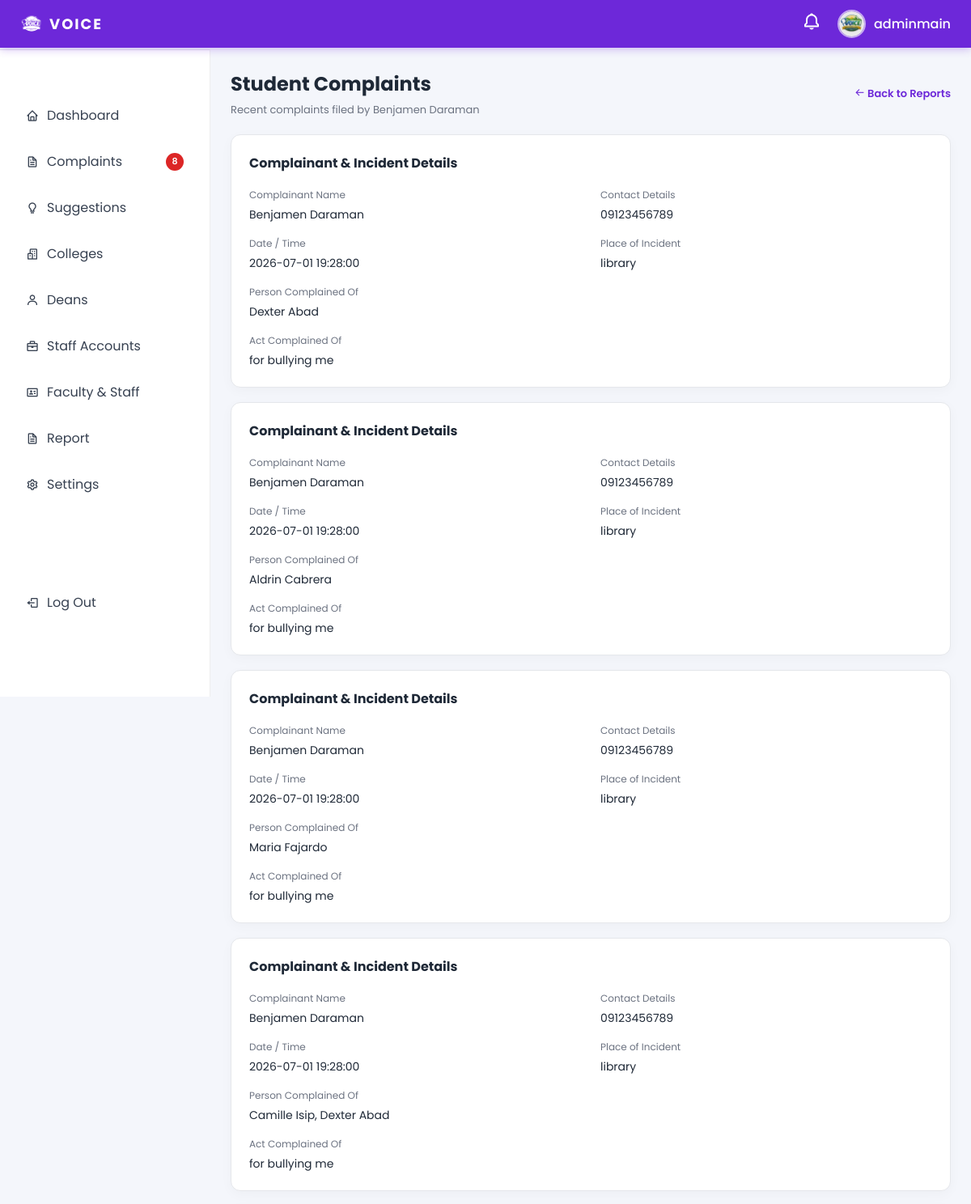
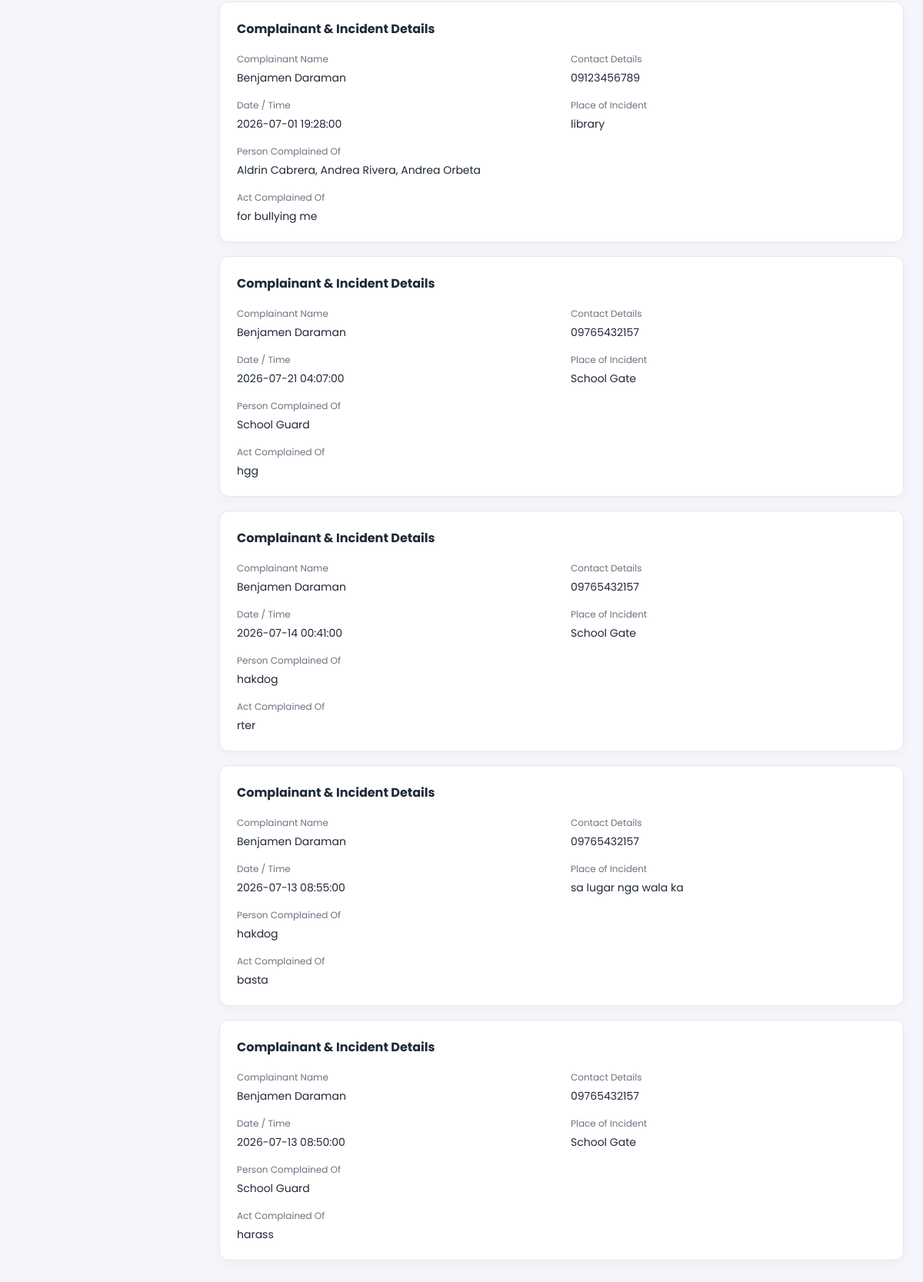
Screenshot of /Ui-main/admin/admin_reported_complaints.php?student_id=2&view=complaints (signed in) with the database file from the repository (2 pictures, top to bottom).
### tables this page shows
CREATE TABLE `admin_profiles` (
  `id` int(11) NOT NULL,
  `user_id` int(11) NOT NULL,
  `name` varchar(100) NOT NULL,
  `created_at` timestamp NOT NULL DEFAULT current_timestamp()
);

CREATE TABLE `users` (
  `id` int(11) NOT NULL,
  `username` varchar(50) NOT NULL,
  `email` varchar(100) NOT NULL,
  `password` varchar(255) NOT NULL,
  `role` enum('admin','dean','student','staff') NOT NULL,
  `profile_pic` varchar(255) DEFAULT NULL,
  `is_active` tinyint(1) DEFAULT 1,
  `created_at` timestamp NOT NULL DEFAULT current_timestamp(),
  `reset_token_hash` varchar(64) DEFAULT NULL,
  `reset_token_expires_at` datetime DEFAULT NULL,
  `reset_code` varchar(255) DEFAULT NULL,
  `reset_expiry` datetime DEFAULT NULL
);

CREATE TABLE `student_profiles` (
  `id` int(11) NOT NULL,
  `user_id` int(11) NOT NULL,
  `student_number` varchar(20) NOT NULL,
  `first_name` varchar(50) NOT NULL,
  `last_name` varchar(50) NOT NULL,
  `middle_name` varchar(50) DEFAULT NULL,
  `gender` enum('male','female','other') DEFAULT NULL,
  `contact_number` varchar(20) DEFAULT NULL,
  `college_id` int(11) DEFAULT NULL,
  `year_level` tinyint(4) DEFAULT NULL,
  `section` varchar(10) DEFAULT NULL,
  `school_year` varchar(20) DEFAULT NULL,
  `id_document` varchar(255) DEFAULT NULL,
  `status` enum('pending','active','inactive') DEFAULT 'pending',
  `created_at` timestamp NOT NULL DEFAULT current_timestamp(),
  `program_id` int(11) DEFAULT NULL,
  `complaint_count` int(11) NOT NULL DEFAULT 0
);

CREATE TABLE `complaints` (
  `id` int(11) NOT NULL,
  `ticket_no` varchar(20) DEFAULT NULL,
  `student_id` int(11) DEFAULT NULL,
  `complainant_name` varchar(100) NOT NULL,
  `complainant_address` text NOT NULL,
  `complainant_sex` enum('male','female','other') DEFAULT NULL,
  `complainant_age` int(3) DEFAULT NULL,
  `complainant_civil_status` varchar(50) DEFAULT NULL,
  `complainant_contact_details` varchar(255) DEFAULT NULL,
  `person_complained_of` varchar(100) NOT NULL,
  `date_of_incident` date NOT NULL,
  `time_of_incident` time DEFAULT NULL,
  `place_of_incident` varchar(255) NOT NULL,
  `act_complained_of` text NOT NULL,
  `narrative_report` longtext NOT NULL,
  `college_id` int(11) DEFAULT NULL,
  `category_id` int(11) DEFAULT NULL,
  `proof_of_complaint` text DEFAULT NULL,
  `attachments` varchar(255) DEFAULT NULL,
  `desired_outcome` text DEFAULT NULL,
  `terms_agreement_accepted` tinyint(1) DEFAULT 1,
  `signature` varchar(255) DEFAULT NULL,
  `status` enum('new','pending','under_review','resolved','closed') DEFAULT 'new',
  `is_anonymous` tinyint(1) DEFAULT 0,
  `approval_status` varchar(50) DEFAULT 'pending',
  `admin_id` int(11) DEFAULT NULL,
  `admin_notes` text DEFAULT NULL,
  `admin_reviewed_at` timestamp NULL DEFAULT NULL,
  `created_at` timestamp NOT NULL DEFAULT current_timestamp(),
  `school_year` varchar(9) DEFAULT NULL,
  `semester` enum('1','2') DEFAULT NULL,
  `updated_at` timestamp NOT NULL DEFAULT current_timestamp() ON UPDATE current_timestamp(),
  `is_escalated` tinyint(1) DEFAULT 0,
  `visibility_status` varchar(50) DEFAULT 'private' COMMENT 'private, public'
);

### Ui-main/admin/admin_reported_complaints.php (the view, shortened to what this page needs)
<?php
require_once __DIR__ . '/../db_connection.php';
function e(string $value): string
{
    return htmlspecialchars($value, ENT_QUOTES, 'UTF-8');
}
$studentId = (int)($_GET['student_id'] ?? 0);
$view = (string)($_GET['view'] ?? 'reported');
$view = $view === 'complaints' ? 'complaints' : 'reported';
$complaints = [];
$studentName = 'Reported student';
$loadError = '';
try {
    $studentStmt = $pdo->prepare('SELECT first_name, last_name FROM student_profiles WHERE id = :student_id LIMIT 1');
    $studentStmt->execute([':student_id' => $studentId]);
    $student = $studentStmt->fetch(PDO::FETCH_ASSOC);
    $studentName = trim((string)$student['first_name'] . ' ' . (string)$student['last_name']) ?: $studentName;
    $sql = 'SELECT c.id, c.ticket_no, c.complainant_name, c.complainant_contact_details,
                   c.date_of_incident, c.time_of_incident, c.place_of_incident,
                   c.person_complained_of, c.act_complained_of, c.created_at
            FROM complaints c';
    if ($view === 'reported') {
        $sql .= ' INNER JOIN complaint_student_links csl ON csl.complaint_id = c.id
                  WHERE csl.student_id = :student_id';
    } else {
        $sql .= ' WHERE c.student_id = :student_id';
    }
    $sql .= ' ORDER BY c.created_at DESC, c.id DESC';
    $stmt = $pdo->prepare($sql);
    $stmt->execute([':student_id' => $studentId]);
    $complaints = $stmt->fetchAll(PDO::FETCH_ASSOC);
} catch (Throwable $e) {
    $loadError = $e->getMessage();
}
?>
<!DOCTYPE html>
<html lang="en">
<head>
<link href='https://unpkg.com/boxicons@2.1.4/css/boxicons.min.css' rel='stylesheet'>
</head>
<body>
<?php include 'admin_topbar.php'; ?>
<?php include 'admin_sidebar.php'; ?>
<div class="main"><div class="shell">
    <div class="header">
        <div>
            <h1><?php echo $view === 'complaints' ? 'Student Complaints' : 'Reported Complaints'; ?></h1>
            <p class="subtitle"><?php echo $view === 'complaints' ? 'Recent complaints filed by ' : 'Complaints involving '; ?><?php echo e($studentName); ?></p>
        </div>
        <a class="back" href="javascript:history.back()"><i class='bx bx-arrow-back'></i> Back to Reports</a>
    </div>
    <?php if ($loadError !== ''): ?>
        <div class="card error"><?php echo e($loadError); ?></div>
    <?php elseif (count($complaints) === 0): ?>
        <div class="card empty">No complaint details were found for this student.</div>
    <?php else: ?>
        <?php foreach ($complaints as $complaint): ?>
            <section class="card">
                <div class="ticket-title">
                    <span>Complainant &amp; Incident Details</span>
                </div>
                <div class="detail-grid">
                    <div class="detail"><label>Complainant Name</label><p><?php echo e((string)$complaint['complainant_name']); ?></p></div>
                    <div class="detail"><label>Contact Details</label><p><?php echo e((string)$complaint['complainant_contact_details']); ?></p></div>
                    <div class="detail"><label>Date / Time</label><p><?php echo e(trim((string)$complaint['date_of_incident'] . ' ' . (string)$complaint['time_of_incident'])); ?></p></div>
                    <div class="detail"><label>Place of Incident</label><p><?php echo e((string)$complaint['place_of_incident']); ?></p></div>
                    <div class="detail full"><label>Person Complained Of</label><p><?php echo e((string)$complaint['person_complained_of']); ?></p></div>
                    <div class="detail full"><label>Act Complained Of</label><p><?php echo e((string)$complaint['act_complained_of']); ?></p></div>
                </div>
            </section>
        <?php endforeach; ?>
    <?php endif; ?>
</div></div>
</body>
</html>

### Ui-main/admin/admin_topbar.php (shortened to what this page needs)
<?php
require_once __DIR__ . '/../db_connection.php';
    ?>
    <?php
$topbarDisplayName = (string)($_SESSION['full_name'] ?? $_SESSION['username'] ?? 'Admin');
$topbarProfilePic = '../assets/images/default-avatar.svg';
if (isset($_SESSION['user_id'])) {
    try {
        $profileStmt = $pdo->prepare(
            'SELECT u.username, u.profile_pic, ap.name
             FROM users u
             LEFT JOIN admin_profiles ap ON ap.user_id = u.id
             WHERE u.id = :user_id
             LIMIT 1'
        );
        $profileStmt->execute([':user_id' => (int)$_SESSION['user_id']]);
        $profileRow = $profileStmt->fetch(PDO::FETCH_ASSOC);
        if ($profileRow) {
            $resolvedName = trim((string)($profileRow['name'] ?? ''));
            $topbarDisplayName = $resolvedName;
            $storedPic = trim((string)($profileRow['profile_pic'] ?? ''));
            if ($storedPic !== '') {
                $topbarProfilePic = '../' . ltrim($storedPic, '/');
            }
        }
    } catch (PDOException $e) {
        $topbarNotifications = [];
        $topbarUnreadCount = 0;
    }
}
?>
<link href='https://unpkg.com/boxicons@2.1.4/css/boxicons.min.css' rel='stylesheet'>
<div class="topbar">
    <a class="topbar-logo" href="admindashboard.php">
        <img src="../assets/images/logo.PNG" alt="Logo">
        <span>VOICE</span>
    </a>
    <div class="topbar-right">
        <div class="topbar-bell" id="bellIcon">
            <i class='bx bx-bell'></i>
        </div>
        <div class="profile-container" id="profileIcon">
            <img class="profile-pic" src="<?php echo htmlspecialchars($topbarProfilePic, ENT_QUOTES, 'UTF-8'); ?>" alt="profile">
            <span><?php echo htmlspecialchars($topbarDisplayName, ENT_QUOTES, 'UTF-8'); ?></span>
        </div>
    </div>
</div>

### Ui-main/admin/admin_reported_complaints.php (style rules this page uses)
* { box-sizing: border-box; font-family: 'Poppins', sans-serif; }
body { margin: 0; background: #f4f6fb; color: #1f2937; }
.main { margin-left: 260px; margin-top: 61px; padding: 25px; min-height: calc(100vh - 61px); }
.shell { max-width: 1100px; margin: 0 auto; }
.header { display: flex; justify-content: space-between; align-items: center; gap: 16px; margin-bottom: 20px; }
h1 { margin: 0; font-size: 24px; }
.subtitle { color: #6b7280; margin: 5px 0 0; font-size: 13px; }
.back { color: #6d28d9; text-decoration: none; font-size: 13px; font-weight: 600; }
.card { background: #fff; border: 1px solid #e5e7eb; border-radius: 12px; padding: 22px; margin-bottom: 18px; box-shadow: 0 4px 15px rgba(0,0,0,.03); }
.detail-grid { display: grid; grid-template-columns: repeat(2, minmax(0, 1fr)); gap: 16px 24px; }
.detail label { display: block; color: #6b7280; font-size: 12px; margin-bottom: 5px; }
.detail p { margin: 0; white-space: pre-wrap; line-height: 1.5; font-size: 14px; }
.detail.full { grid-column: 1 / -1; }
.ticket-title { display: flex; justify-content: space-between; gap: 12px; margin-bottom: 18px; font-weight: 700; }

### Ui-main/admin/admin_topbar.php (style rules this page uses)
.topbar { position: fixed; top: 0; left: 0; right: 0; z-index: 999; display: flex; justify-content: space-between; align-items: center; gap: 20px; padding: 12px 25px; background: #6d28d9; box-shadow: 0 2px 10px rgba(109,40,217,0.3); }
.topbar-logo { display: flex; align-items: center; gap: 8px; text-decoration: none; }
.topbar-logo img { width: 28px; height: 28px; object-fit: contain; filter: brightness(0) invert(1); }
.topbar-logo span { font-size: 18px; font-weight: 700; color: #fff; letter-spacing: 2px; }
.topbar-right { display: flex; align-items: center; gap: 20px; }
.profile-container { display: flex; align-items: center; gap: 10px; cursor: pointer; position: relative; }
.profile-container img.profile-pic { width: 35px; height: 35px; border-radius: 50%; border: 2px solid rgba(255,255,255,0.6); }
.profile-container span { font-weight: 500; color: #fff; }
.topbar-bell { position: relative; cursor: pointer; }
.topbar-bell i.bx-bell { font-size: 24px; color: #fff; transition: 0.2s; }

### rows the page displays
admin_profiles: user.profile_pic (picture), name "adminmain"
student_profiles: studentName "Benjamen Daraman"
complaints: complainant_name "Benjamen Daraman", complainant_contact_details "09123456789", date_of_incident+time_of_incident "2026-07-01 19:28:00", place_of_incident "library", person_complained_of "Dexter Abad", act_complained_of "for bullying me"
complaints: complainant_name "Benjamen Daraman", complainant_contact_details "09123456789", date_of_incident+time_of_incident "2026-07-01 19:28:00", place_of_incident "library", person_complained_of "Aldrin Cabrera", act_complained_of "for bullying me"
complaints: complainant_name "Benjamen Daraman", complainant_contact_details "09123456789", date_of_incident+time_of_incident "2026-07-01 19:28:00", place_of_incident "library", person_complained_of "Maria Fajardo", act_complained_of "for bullying me"
complaints: complainant_name "Benjamen Daraman", complainant_contact_details "09123456789", date_of_incident+time_of_incident "2026-07-01 19:28:00", place_of_incident "library", person_complained_of "Camille Isip, Dexter Abad", act_complained_of "for bullying me"
complaints: complainant_name "Benjamen Daraman", complainant_contact_details "09123456789", date_of_incident+time_of_incident "2026-07-01 19:28:00", place_of_incident "library", person_complained_of "Aldrin Cabrera, Andrea Rivera, Andrea Orbeta", act_complained_of "for bullying me"
complaints: complainant_name "Benjamen Daraman", complainant_contact_details "09765432157", date_of_incident+time_of_incident "2026-07-21 04:07:00", place_of_incident "School Gate", person_complained_of "School Guard", act_complained_of "hgg"
complaints: complainant_name "Benjamen Daraman", complainant_contact_details "09765432157", date_of_incident+time_of_incident "2026-07-14 00:41:00", place_of_incident "School Gate", person_complained_of "hakdog", act_complained_of "rter"
complaints: complainant_name "Benjamen Daraman", complainant_contact_details "09765432157", date_of_incident+time_of_incident "2026-07-13 08:55:00", place_of_incident "sa lugar nga wala ka", person_complained_of "hakdog", act_complained_of "basta"
complaints: complainant_name "Benjamen Daraman", complainant_contact_details "09765432157", date_of_incident+time_of_incident "2026-07-13 08:50:00", place_of_incident "School Gate", person_complained_of "School Guard", act_complained_of "harass"

### other values shown
$pendingComplaintCount "8"
